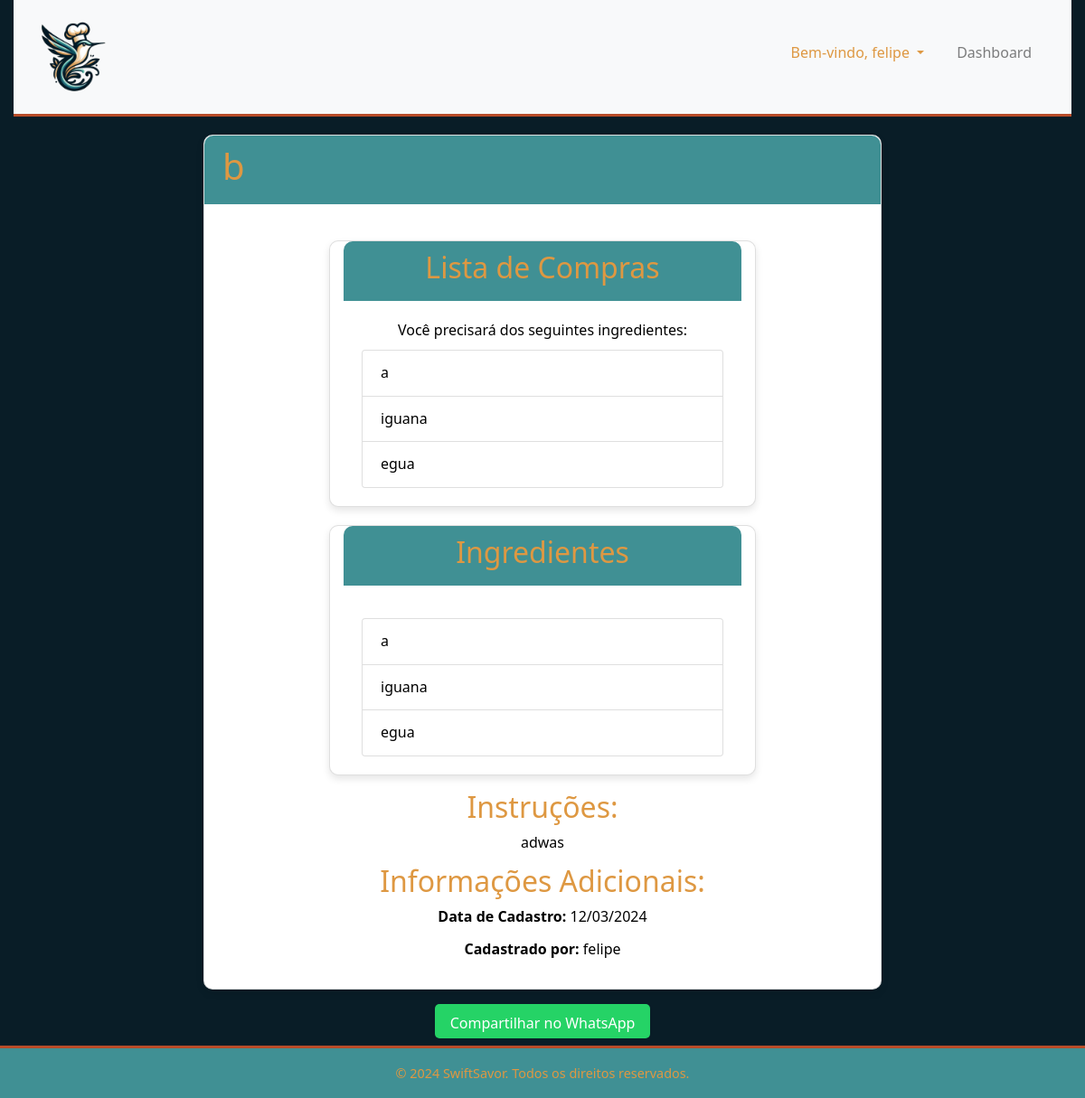
The page /recipes/17/ (signed in) on the database as committed earlier.
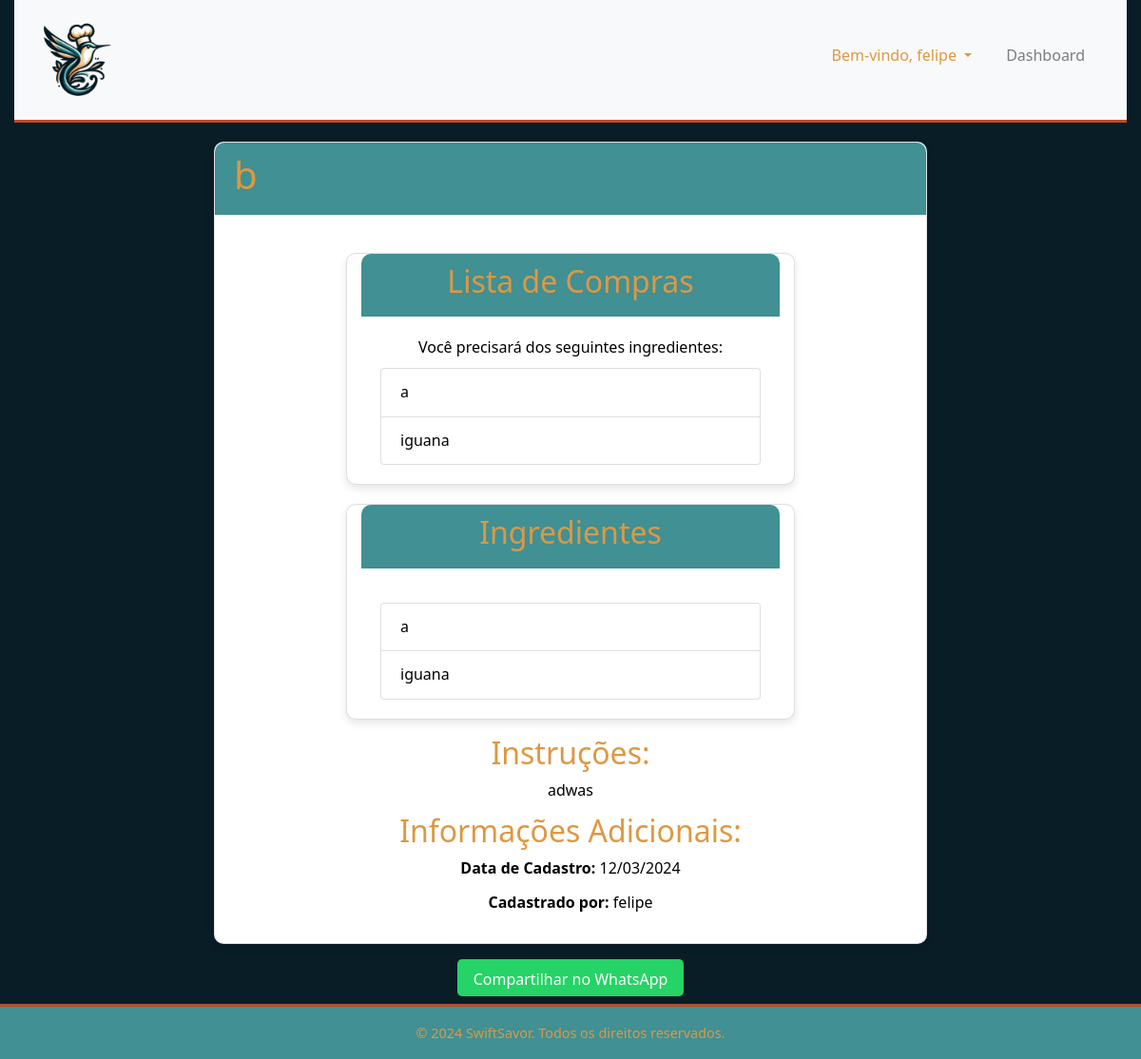
The same page on the database as committed later.
### ingredients/models.py (models this page shows, shortened)
class Ingrediente(models.Model):
    nome = models.CharField(max_length=200)
    user = models.ForeignKey(settings.AUTH_USER_MODEL, on_delete=models.CASCADE, null=True)

### recipes/views.py (the view)
# urls.py: path('<int:receita_id>/', views.detalhes_receita, name='detalhes_receita'),
@login_required
def detalhes_receita(request, receita_id):
    receita = get_object_or_404(Receita, pk=receita_id)
    ingredientes_usuario_ids = UsuarioIngrediente.objects.filter(
        usuario=request.user
    ).values_list('ingrediente_id', flat=True)
    ingredientes_faltando = receita.ingredientes.exclude(id__in=ingredientes_usuario_ids)
    return render(request, 'recipes/detalhes_receita.html', {'receita': receita, 'ingredientes_faltando': ingredientes_faltando})

### recipes/templates/recipes/detalhes_receita.html (shortened to what this page needs)
{% extends 'main/base.html' %}
{% block content %}
<div class="container-fluid detalhes-receita">
    <div class="row justify-content-center">
        <div class="col-lg-8">
            <div class="card">
                <div class="card-header detalhes-receita-header">
                    <h1>{{ receita.nome }}</h1>
                </div>
                <div class="card-body detalhes-receita-body">
                    <div id="carouselReceita" class="carousel slide custom-carousel mb-3" data-ride="carousel" data-interval="false">
                        <a class="carousel-control-prev" href="#carouselReceita" role="button" data-slide="prev">
                            <span class="carousel-control-prev-icon" aria-hidden="true"></span>
                        </a>
                        <a class="carousel-control-next" href="#carouselReceita" role="button" data-slide="next">
                            <span class="carousel-control-next-icon" aria-hidden="true"></span>
                        </a>
                    </div>
                    <div class="card mb-3 detalhes-receita-card col-md-8 mx-auto">
                        <div class="card-header detalhes-receita-card-header w-100">
                            <h2>Lista de Compras</h2>
                        </div>
                        <div class="card-body detalhes-receita-card-body">
                            <div class="detalhes-receita-compras">
                                {% if ingredientes_faltando %}
                                    <p class="mb-0">Você precisará dos seguintes ingredientes:</p>
                                    <ul class="list-group mt-2">
                                        {% for ingrediente in ingredientes_faltando %}
                                            <li class="list-group-item detalhes-receita-item">{{ ingrediente.nome }}</li>
                                        {% endfor %}
                                    </ul>
                                {% else %}
                                    <p>Você tem todos os ingredientes para fazer esta receita!</p>
                                {% endif %}
                            </div>
                        </div>
                    </div>
                    <div class="card mb-3 detalhes-receita-card col-md-8 mx-auto">
                        <div class="card-header detalhes-receita-card-header">
                            <h2>Ingredientes</h2>
                        </div>
                        <div class="card-body detalhes-receita-card-body">
                            <ul class="detalhes-receita-ingredientes list-group mt-3">
                                {% for ingrediente in receita.ingredientes.all %}
                                    <li class="detalhes-receita-item list-group-item">{{ ingrediente.nome }}</li>
                                {% endfor %}
                            </ul>
                        </div>
                    </div>
                    <h2>Instruções:</h2>
                    <p class="detalhes-receita-instrucoes">{{ receita.instruções }}</p>
                    <h2>Informações Adicionais:</h2>
                    <p class="detalhes-receita-info"><strong>Data de Cadastro:</strong> {{ receita.data_cadastro|date:"d/m/Y" }}</p>
                    {% if receita.usuario %}
                        <p class="detalhes-receita-info"><strong>Cadastrado por:</strong> {{ receita.usuario.username }}</p>
                    {% else %}
                        <p class="detalhes-receita-info"><strong>Cadastrado por:</strong> Usuário desconhecido</p>
                    {% endif %}
                </div>
            </div>
        </div>
    </div>
</div>
<div class="text-center mt-3 detalhes-receita-whatsapp">
    <a href="https://api.whatsapp.com/send?text=Confira+a+receita:+{{ receita.nome }}+{{ request.build_absolute_uri }}" class="btn btn-whatsapp">
        Compartilhar no WhatsApp
    </a>
</div>
{% endblock %}

Rows that differ between the two databases and show on the page:
removed Ingrediente: nome "egua"
